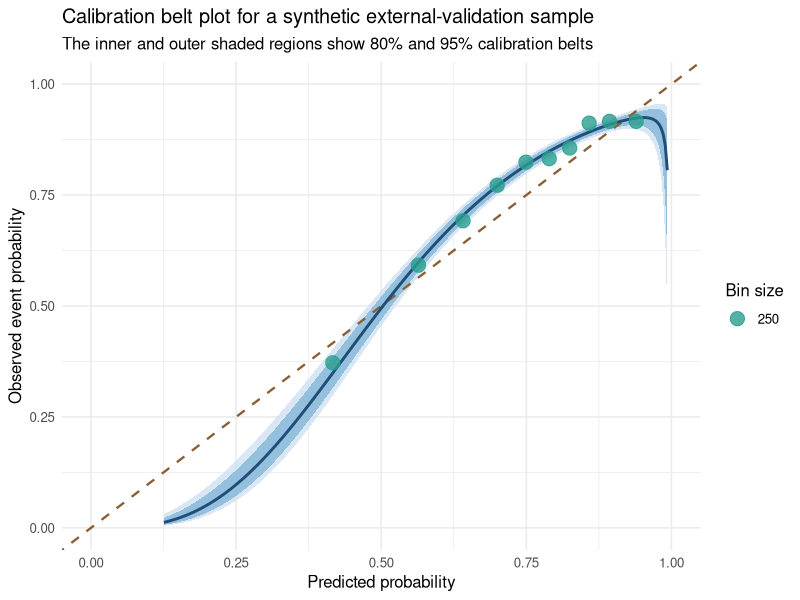
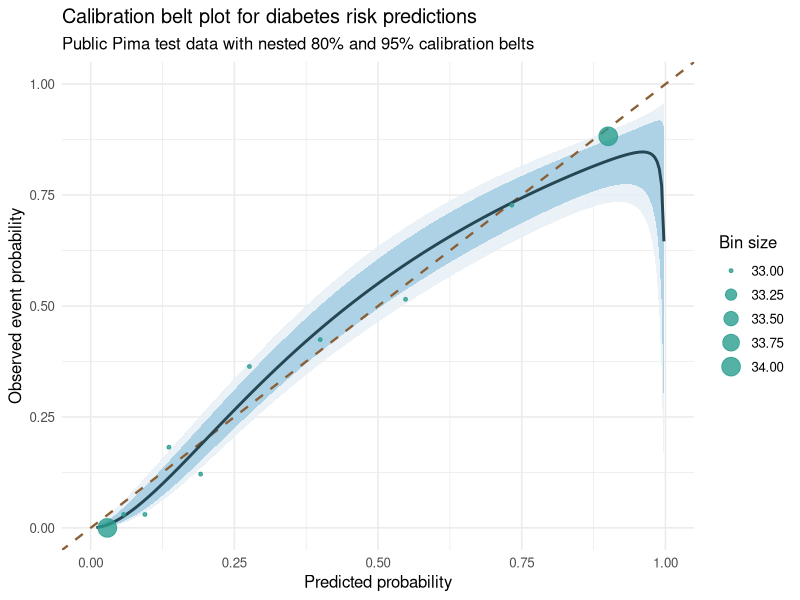

R code for these plots, in order:
## ---- chunk 1
library(dplyr)
library(ggplot2)
library(knitr)

set.seed(2026)

n_dev <- 2500
n_val <- 2500

generate_risk_data <- function(n, intercept_shift = 0) {
  age10 <- rnorm(n, mean = 6.5, sd = 1.0)
  biomarker <- rnorm(n, mean = 0, sd = 1)
  comorbidity <- rpois(n, lambda = 1.5)
  smoker <- rbinom(n, size = 1, prob = 0.3)

  true_eta <- -1.2 + intercept_shift +
    0.35 * age10 +
    0.75 * biomarker +
    0.18 * comorbidity +
    0.40 * smoker +
    0.35 * biomarker * smoker -
    0.25 * biomarker^2

  event <- rbinom(n, size = 1, prob = plogis(true_eta))

  data.frame(
    age10,
    biomarker,
    comorbidity,
    smoker,
    event
  )
}

development_data <- generate_risk_data(n_dev, intercept_shift = 0)
validation_data <- generate_risk_data(n_val, intercept_shift = 0.25)

calibration_fit <- glm(
  event ~ age10 + biomarker + comorbidity + smoker,
  data = development_data,
  family = binomial()
)

validation_data$predicted_risk <- predict(
  calibration_fit,
  newdata = validation_data,
  type = "response"
)

synthetic_summary <- data.frame(
  development_n = nrow(development_data),
  validation_n = nrow(validation_data),
  validation_event_rate = mean(validation_data$event),
  mean_predicted_risk = mean(validation_data$predicted_risk),
  brier_score = mean((validation_data$predicted_risk - validation_data$event)^2)
)

synthetic_summary[, c("validation_event_rate", "mean_predicted_risk", "brier_score")] <-
  round(synthetic_summary[, c("validation_event_rate", "mean_predicted_risk", "brier_score")], 3)

knitr::kable(
  synthetic_summary,
  caption = "Summary of the synthetic development and validation samples"
)
## ---- chunk 2
build_calibration_belt <- function(predicted_risk, observed_outcome, max_degree = 3) {
  clipped_risk <- pmin(pmax(predicted_risk, 1e-6), 1 - 1e-6)
  logit_risk <- qlogis(clipped_risk)

  fits <- lapply(seq_len(max_degree), function(degree) {
    glm(
      observed_outcome ~ poly(logit_risk, degree = degree, raw = TRUE),
      family = binomial()
    )
  })

  aic_values <- sapply(fits, AIC)
  best_degree <- which.min(aic_values)
  best_fit <- fits[[best_degree]]

  grid <- data.frame(
    predicted_risk = seq(min(clipped_risk), max(clipped_risk), length.out = 250)
  )
  grid$logit_risk <- qlogis(grid$predicted_risk)

  predicted_link <- predict(best_fit, newdata = grid, type = "link", se.fit = TRUE)
  eta_hat <- as.numeric(predicted_link$fit)
  eta_se <- as.numeric(predicted_link$se.fit)

  z80 <- qnorm(0.90)
  z95 <- qnorm(0.975)

  grid$calibrated_risk <- plogis(eta_hat)
  grid$lower80 <- plogis(eta_hat - z80 * eta_se)
  grid$upper80 <- plogis(eta_hat + z80 * eta_se)
  grid$lower95 <- plogis(eta_hat - z95 * eta_se)
  grid$upper95 <- plogis(eta_hat + z95 * eta_se)
  grid$ideal <- grid$predicted_risk

  rank_id <- rank(clipped_risk, ties.method = "first")
  decile_breaks <- quantile(rank_id, probs = seq(0, 1, 0.1))
  decile_breaks <- unique(decile_breaks)

  decile <- cut(
    rank_id,
    breaks = decile_breaks,
    include.lowest = TRUE
  )

  grouped <- data.frame(
    decile = decile,
    predicted_risk = clipped_risk,
    observed_outcome = observed_outcome
  ) |>
    dplyr::group_by(decile) |>
    dplyr::summarise(
      predicted_risk = mean(predicted_risk),
      observed_outcome = mean(observed_outcome),
      count = dplyr::n(),
      .groups = "drop"
    )

  list(
    fit = best_fit,
    degree = best_degree,
    aic_values = aic_values,
    grid = grid,
    grouped = grouped
  )
}
## ---- chunk 3
synthetic_belt <- build_calibration_belt(
  predicted_risk = validation_data$predicted_risk,
  observed_outcome = validation_data$event
)

synthetic_belt_table <- data.frame(
  selected_polynomial_degree = synthetic_belt$degree,
  aic_degree_1 = synthetic_belt$aic_values[1],
  aic_degree_2 = synthetic_belt$aic_values[2],
  aic_degree_3 = synthetic_belt$aic_values[3]
)

synthetic_belt_table[,] <- round(synthetic_belt_table, 3)

knitr::kable(
  synthetic_belt_table,
  caption = "Polynomial degree selection for the synthetic calibration belt"
)
## ---- chunk 4
ggplot() +
  geom_ribbon(
    data = synthetic_belt$grid,
    aes(x = predicted_risk, ymin = lower95, ymax = upper95),
    fill = "#cfe1f2",
    alpha = 0.8
  ) +
  geom_ribbon(
    data = synthetic_belt$grid,
    aes(x = predicted_risk, ymin = lower80, ymax = upper80),
    fill = "#7fb3d5",
    alpha = 0.75
  ) +
  geom_abline(
    intercept = 0,
    slope = 1,
    linetype = 2,
    color = "#8b5e34",
    linewidth = 0.8
  ) +
  geom_line(
    data = synthetic_belt$grid,
    aes(x = predicted_risk, y = calibrated_risk),
    color = "#1f4e79",
    linewidth = 1
  ) +
  geom_point(
    data = synthetic_belt$grouped,
    aes(x = predicted_risk, y = observed_outcome, size = count),
    color = "#2a9d8f",
    alpha = 0.8
  ) +
  labs(
    title = "Calibration belt plot for a synthetic external-validation sample",
    subtitle = "The inner and outer shaded regions show 80% and 95% calibration belts",
    x = "Predicted probability",
    y = "Observed event probability",
    size = "Bin size"
  ) +
  coord_cartesian(xlim = c(0, 1), ylim = c(0, 1)) +
  theme_minimal(base_size = 12)
## ---- chunk 5
data("Pima.tr", package = "MASS")
data("Pima.te", package = "MASS")

pima_fit <- glm(
  type ~ npreg + glu + bp + skin + bmi + ped + age,
  data = Pima.tr,
  family = binomial()
)

pima_predicted <- predict(pima_fit, newdata = Pima.te, type = "response")
pima_observed <- as.integer(Pima.te$type == "Yes")

pima_belt <- build_calibration_belt(
  predicted_risk = pima_predicted,
  observed_outcome = pima_observed
)

pima_summary <- data.frame(
  sample_size = length(pima_observed),
  event_rate = mean(pima_observed),
  mean_predicted_risk = mean(pima_predicted),
  brier_score = mean((pima_predicted - pima_observed)^2),
  selected_polynomial_degree = pima_belt$degree
)

pima_summary[, c("event_rate", "mean_predicted_risk", "brier_score")] <-
  round(pima_summary[, c("event_rate", "mean_predicted_risk", "brier_score")], 3)

knitr::kable(
  pima_summary,
  caption = "Summary of the public diabetes prediction sample used for the calibration belt"
)
## ---- chunk 6
ggplot() +
  geom_ribbon(
    data = pima_belt$grid,
    aes(x = predicted_risk, ymin = lower95, ymax = upper95),
    fill = "#e6eef5",
    alpha = 0.85
  ) +
  geom_ribbon(
    data = pima_belt$grid,
    aes(x = predicted_risk, ymin = lower80, ymax = upper80),
    fill = "#9ecae1",
    alpha = 0.8
  ) +
  geom_abline(
    intercept = 0,
    slope = 1,
    linetype = 2,
    color = "#8b5e34",
    linewidth = 0.8
  ) +
  geom_line(
    data = pima_belt$grid,
    aes(x = predicted_risk, y = calibrated_risk),
    color = "#264653",
    linewidth = 1
  ) +
  geom_point(
    data = pima_belt$grouped,
    aes(x = predicted_risk, y = observed_outcome, size = count),
    color = "#2a9d8f",
    alpha = 0.8
  ) +
  labs(
    title = "Calibration belt plot for diabetes risk predictions",
    subtitle = "Public Pima test data with nested 80% and 95% calibration belts",
    x = "Predicted probability",
    y = "Observed event probability",
    size = "Bin size"
  ) +
  coord_cartesian(xlim = c(0, 1), ylim = c(0, 1)) +
  theme_minimal(base_size = 12)
